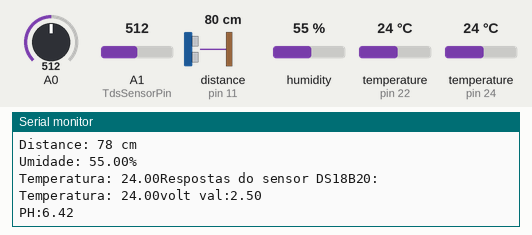
A sketch run on a simulated Arduino Mega 2560, built with avr-gcc and run on an emulated ATmega2560. Shown: the last lines printed to the serial monitor. Wiring (inferred from the names in the program): ultrasonic range finder: trigger pin 26; echo pin 11. Inputs (shaded band) come from the test bench; at power-on: distance to the obstacle (sensor on pin 11) 80 cm, humidity 55 %, temperature (sensors on pin 24, pin 22) 24 °C, A0 = 512, A1 (TdsSensorPin) = 512. The echo pulse lasts 58.3 µs per cm.

Above: at 3.6 s.
3.7 s: distance to the obstacle (sensor on pin 11) set to 2 cm
At 5.1 s:
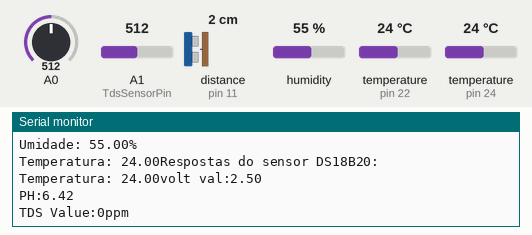
9.7 s: humidity set to 22 %
At 10.8 s:
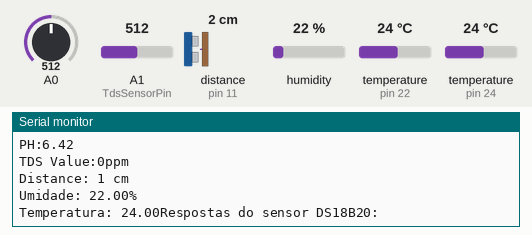
11.2 s: temperature (sensor on pin 24) set to 12 °C
At 12.6 s:
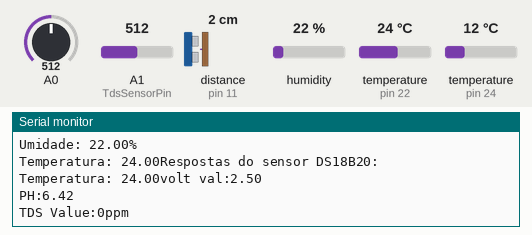
12.7 s: A0 set to 716
14.2 s: A1 (TdsSensorPin) set to 306
At 15.28 s:
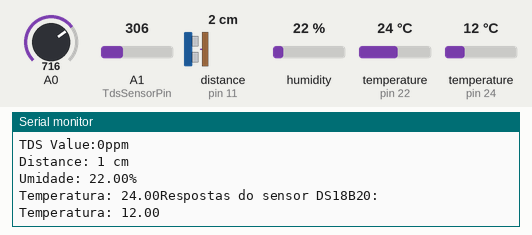
15.7 s: temperature (sensor on pin 22) set to 12 °C
At 17.1 s:
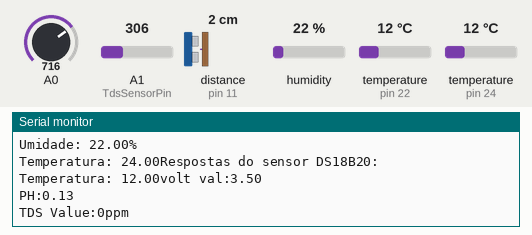

Measured:
- after the input at 9.7 s, the serial monitor: prints a new line after 0.52 s (image 2)

The sketch:

Versao1_1.ino
```cpp
#include <Wire.h>
#include "DHT.h"
#include <OneWire.h>
#include <DallasTemperature.h>

#define ecoPin 11 // JSN-SR04T
#define triggerPin 26 // JSN-SR04T
#define DHTPIN 22     // pode ser qualquer pino digital
#define DHTTYPE DHT22
#define pinDS18 24 /*o pino de pinDS18 do sensor está ligado na porta 2 do Arduino*/
#define TdsSensorPin A1
#define VREF 5.0 // analog reference voltage(Volt) of the ADC
#define SCOUNT 30 // sum of sample point

DHT dht(DHTPIN, DHTTYPE);
OneWire oneWire(pinDS18);  /*Protocolo OneWire*/
DallasTemperature sensors(&oneWire); //ds18b20

float umidade, temperatura_dht, calor;      // variaveis do dht22
long duration; // variavel do sensor ultrassonico
int dist; // variavel do sensor ultrassonico
float calibration_value = 22.189; // (VALOR DE CALIBRACION OBTENIDO DE GRAFICA FORMULA DE EXCEL)
int phval = 0;
unsigned long int avgval;
int buffer_arr[10], temp;
float volt, ph_act;
int analogBuffer[SCOUNT]; // store the analog value in the array, read from ADC
int analogBufferTemp[SCOUNT];
int analogBufferIndex = 0,copyIndex = 0;
float averageVoltage = 0,tdsValue = 0,temperature = 25;


void setup(){
  Serial.begin(9600);
  dht.begin();
  init_ds18b20();
  pinMode(triggerPin, OUTPUT); // Sets the trigPin as an OUTPUT
  pinMode(ecoPin, INPUT); // Sets the echoPin as an INPUT
  pinMode(TdsSensorPin,INPUT);

}
void loop(){
  read_data_dht();
  verify_dht();
  data_SR04T();
  print_data_SR04T();
  print_data_dht();
  print_data_ds18b20();
  get_data_ph();
  print_data_ph();
  get_data_TDS();
  print_data_TDS();

}

void read_data_dht(){
  delay(2000);
  umidade = dht.readHumidity();
  temperatura_dht = dht.readTemperature();
  calor = dht.computeHeatIndex(temperatura_dht, umidade, false);

}

void print_data_dht(){
  Serial.print(F("Umidade: "));
  Serial.print(umidade);
  Serial.print(F("%\nTemperatura: "));
  Serial.print(temperatura_dht);
}

void verify_dht(){
    if (isnan(umidade) || isnan(temperatura_dht)) {
    Serial.println(F("Failed to read from DHT sensor!"));
    return;
    }
}

void init_ds18b20(){
  Serial.begin(9600); /*definição de Baudrate de 9600*/
  sensors.begin(); /*inicia biblioteca*/
}

void print_data_ds18b20(){
  Serial.println("Respostas do sensor DS18B20: ");
  sensors.requestTemperatures(); /* Envia o comando para leitura da temperatura */
  Serial.print("Temperatura: "); /* Printa "A temperatura é:" */
  Serial.print(sensors.getTempCByIndex(0)); /* Endereço do sensor */

}

void data_SR04T(){
  digitalWrite(triggerPin, LOW);  //
  delayMicroseconds(2);// Sets the trigPin HIGH (ACTIVE) for 10 microseconds
  digitalWrite(triggerPin, HIGH);
  delayMicroseconds(10);
  digitalWrite(triggerPin, LOW);
  duration = pulseIn(ecoPin, HIGH);
  dist = duration * 0.034 / 2; // Speed of sound wave divided by 2 (go and back)
}

void print_data_SR04T(){
  Serial.print("Distance: ");
  Serial.print(dist);
  Serial.println(" cm");// working  code for aj-sr04m
}

void get_data_ph(){
  for (int i = 0; i < 10; i++){
    buffer_arr[i] = analogRead(A0);
    delay(30);
  }
  for (int i = 0; i < 9; i++){
    for (int j = i + 1; j < 10; j++){
      if (buffer_arr[i] > buffer_arr[j]){
        temp = buffer_arr[i];
        buffer_arr[i] = buffer_arr[j];
        buffer_arr[j] = temp;
      }
    }
  }
  avgval = 0;
  for (int i = 2; i < 8; i++){
    avgval += buffer_arr[i];
  }
  volt = (float)avgval * 5.0 / 1024 / 6;
  ph_act = -6.3094 * volt + calibration_value; // (ACOMPLETAR VALORES CON DATOS OBTENIDOS DE FORMULA GRAFICA DE EXCEL)

}
void print_data_ph(){
  Serial.print("volt val:");
  Serial.println(volt);
  Serial.print("PH:");
  Serial.println(ph_act);
  delay(1000);
}

void get_data_TDS(){

  static unsigned long analogSampleTimepoint = millis();
  static unsigned long printTimepoint = millis();

  if(millis()-analogSampleTimepoint > 40U){
    analogSampleTimepoint = millis();
    analogBuffer[analogBufferIndex] = analogRead(TdsSensorPin); //read the analog value and store into the buffer
    analogBufferIndex++;
    if(analogBufferIndex == SCOUNT)
    analogBufferIndex = 0;
  }

  if(millis()-printTimepoint > 800U){
    printTimepoint = millis();
    for(copyIndex=0;copyIndex<SCOUNT;copyIndex++)
    analogBufferTemp[copyIndex]= analogBuffer[copyIndex];
    averageVoltage = getMedianNum(analogBufferTemp,SCOUNT) * (float)VREF/ 1024.0; // read the analog value more stable by the median filtering algorithm, and convert to voltage value
    float compensationCoefficient=1.0+0.02*(temperature-25.0); //temperature compensation formula: fFinalResult(25^C) = fFinalResult(current)/(1.0+0.02*(fTP-25.0));
    float compensationVolatge=averageVoltage/compensationCoefficient; //temperature compensation
    tdsValue=(133.42*compensationVolatge*compensationVolatge*compensationVolatge - 255.86*compensationVolatge*compensationVolatge + 857.39*compensationVolatge)*0.5; //convert voltage value to tds value

  }
}

void print_data_TDS(){
  Serial.print("TDS Value:");
  Serial.print(tdsValue,0);
  Serial.println("ppm");
}


int getMedianNum(int bArray[], int iFilterLen){
  int bTab[iFilterLen];
  for (byte i = 0; i<iFilterLen; i++)
  bTab[i] = bArray[i];
  int i, j, bTemp;
  for (j = 0; j < iFilterLen - 1; j++){
    for (i = 0; i < iFilterLen - j - 1; i++){
      if (bTab[i] > bTab[i + 1]){
        bTemp = bTab[i];
        bTab[i] = bTab[i + 1];
        bTab[i + 1] = bTemp;
        }
      }
  }
  if ((iFilterLen & 1) > 0){
    bTemp = bTab[(iFilterLen - 1) / 2];
  }else{
    bTemp = (bTab[iFilterLen / 2] + bTab[iFilterLen / 2 - 1]) / 2;
  }
  return bTemp;
}
```
